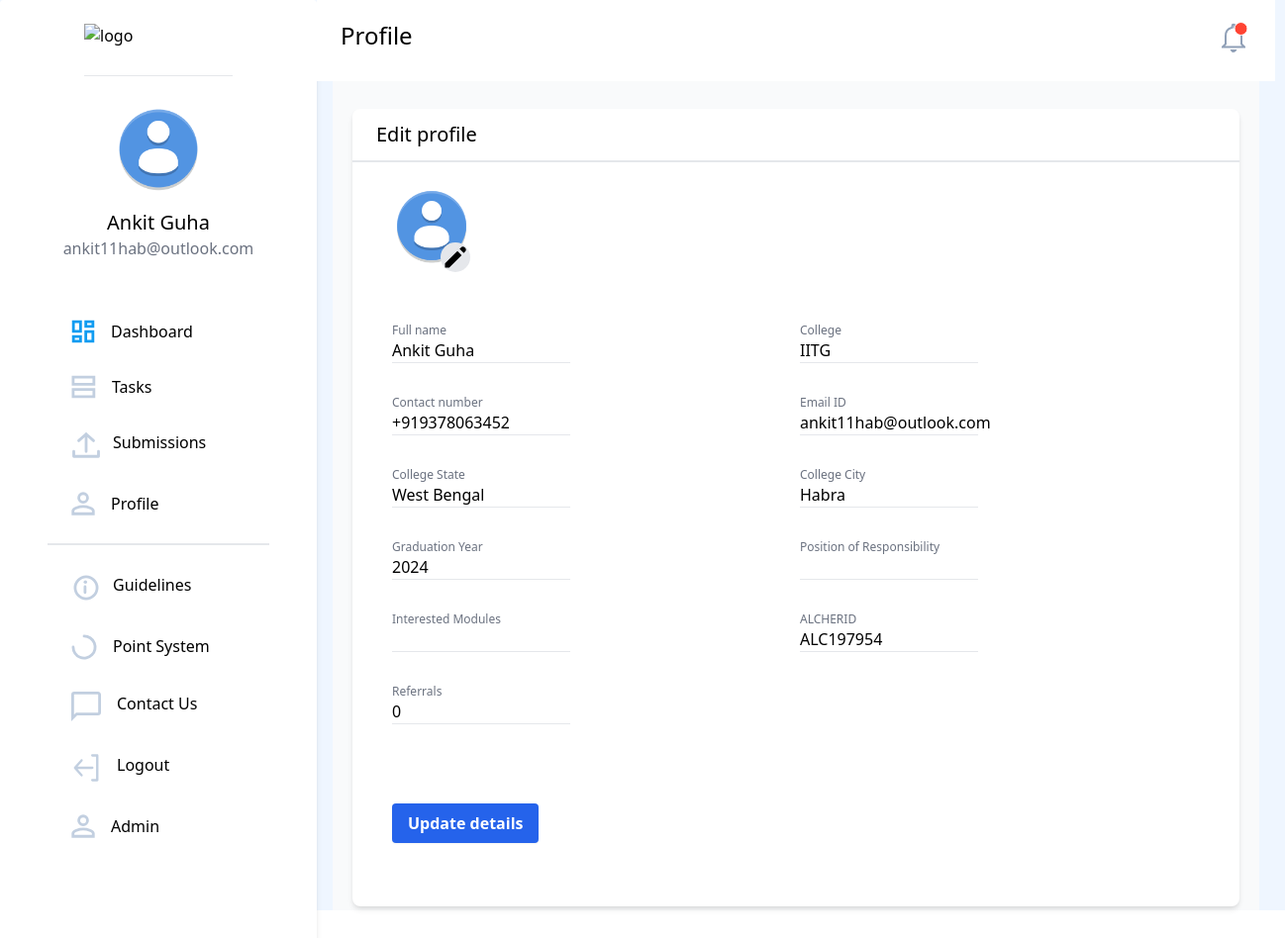
/users/profile/ (signed in), run on an earlier commit of the app's database.
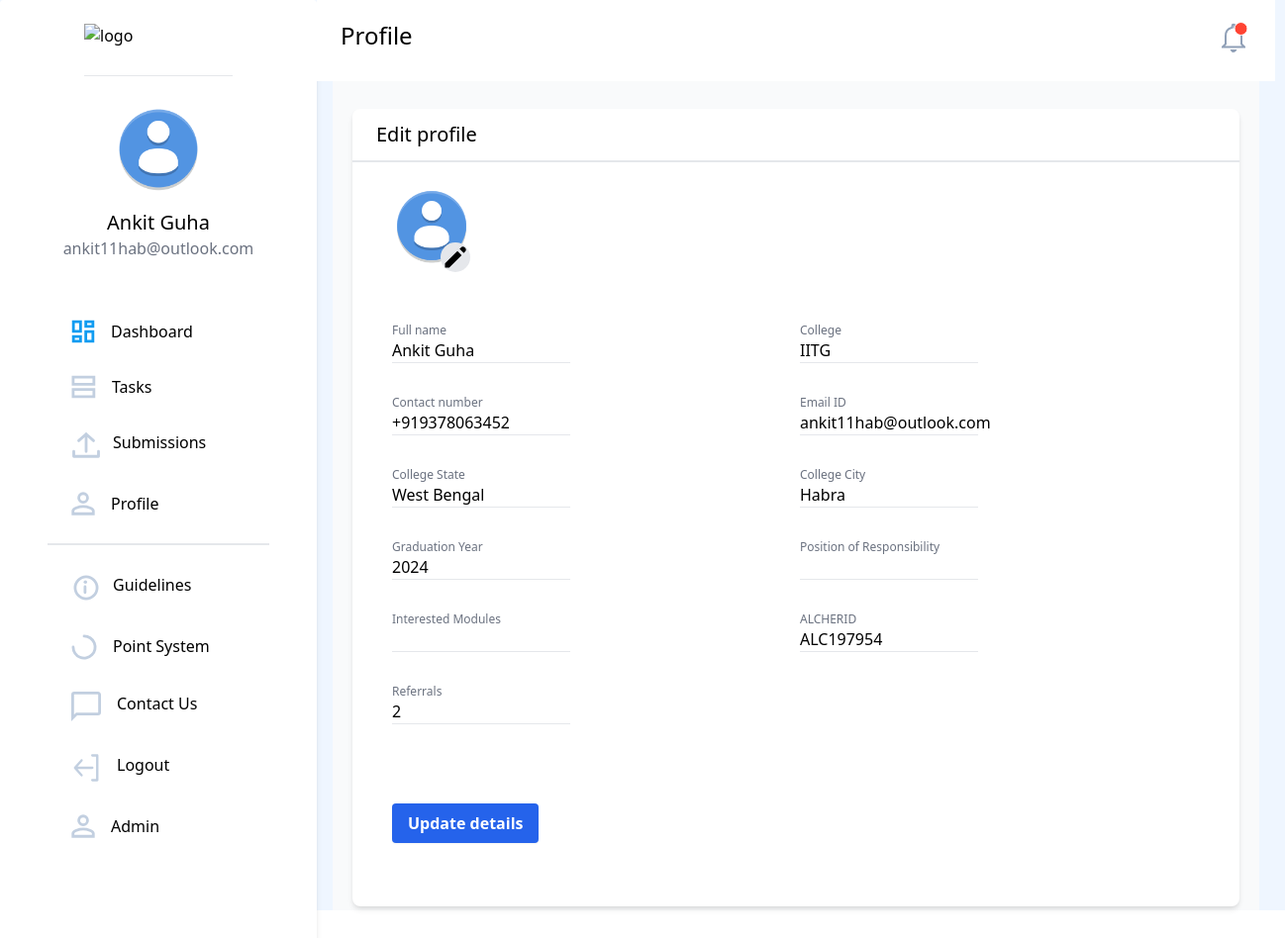
And on a later commit of the database.
### users/models.py (models this page shows, shortened)
class NewUser(AbstractBaseUser, PermissionsMixin):
    id = models.SlugField(primary_key=True, default=uuid.uuid4)
    alcherid = models.CharField(
        max_length=9, blank=True, unique=True, default=create_new_ref_number)
    img = models.ImageField(
        upload_to="image-uploads/", default='image-uploads/user.png')
    email = models.EmailField(_('email address'), unique=True)
    username = models.CharField(max_length=150, unique=False, default="user")
    firstname = models.CharField(max_length=150, blank=True)
    phone = PhoneNumberField(unique=False, blank=True)
    graduation_year = models.CharField(max_length=200, unique=False)
    college_state = models.CharField(max_length=200, unique=False)
    college_city = models.CharField(max_length=200, unique=False)
    college_name = models.CharField(max_length=200, unique=False)
    position_of_responsibility = models.CharField(
        max_length=200, unique=False, blank=True)
    interested_modules = models.CharField(
        max_length=200, unique=False, blank=True)
    referred_by = models.CharField(
        max_length=9, blank=True)
    referrals = models.IntegerField(default=0)
    date_joined = models.DateTimeField(default=timezone.now)
    provider = models.CharField(max_length=200, unique=False, default="email")
    about = models.TextField(_('about'), max_length=500, blank=True)
    is_staff = models.BooleanField(default=False)
    is_active = models.BooleanField(default=False)
    objects = CustomAccountManager()
    points = models.IntegerField(default=0)
    tasks = models.IntegerField(default=0)
    USERNAME_FIELD = 'email'
    REQUIRED_FIELDS = ['firstname']

### users/views.py (the view)
# urls.py: path('profile/', user_views.profile, name='profile'),
@login_required
def profile(request):
    if request.method == 'POST':
        u_form = UserUpdateForm(
            request.POST, request.FILES, instance=request.user)
        if u_form.is_valid():
            u_form.save()
            messages.success(request, f'Your Profile has been updated!')
            return redirect('profile')
        print(u_form.errors)
    else:
        u_form = UserUpdateForm(instance=request.user)
    return render(request, 'users/profile.html', {'heading': 'Profile', 'u_form': u_form})

### users/forms.py
class UserUpdateForm(forms.ModelForm):
    firstname = forms.CharField(label="Full Name")
    phone = PhoneNumberField(widget=forms.TextInput(
    ), label="Phone number (e.g. +12125552368)", required=False)
    img = forms.ImageField()
    class Meta:
        model = User
        fields = ['firstname', 'phone', 'graduation_year', 'college_state',
                  'college_city', 'college_name',  'position_of_responsibility', 'interested_modules', 'img']

### templates/users/profile.html (shortened to what this page needs)
{% extends '../basic.html'%}
{% block body %}
<body>
	<div class="bg-blue-50 flex">
		{% include "../navbar.html" %}
		<div class="flex">
			<div>
				{% include "users/profile_update.html" %}
			</div>
		</div>
	</div>
	</div>
</body>
{%endblock%}

### templates/navbar.html (shortened to what this page needs)
<nav class="hidden sm:block bg-white h-screen w-80 border-gray-400 rounded">
    <div class="flex flex-col justify-center bg-white w-80 border-gray-400 rounded shadow-md px-12">
        <a href="/"><img src="https://i.ibb.co/28C2v0b/image.png" class="mt-6 mx-auto pb-3 border-b" width="150px"
                height="40px" alt="logo" border="0" /></a>
        <div class="flex flex-col justify-center my-7">
        <img src="{{request.user.img.url}}" width="90px" alt="profile pic" border="0" class="mx-auto rounded-full" />
            <div class="pt-4 font-medium text-xl text-center">{{request.user.firstname}}</div>
            <div class="text-gray-500 text-base font-normal text-center">{{request.user.email}}</div>
        </div>
        <div class="elements pt-2 mt-2 mb-28 flex flex-col justify-center">
            <a href="{% url 'dashboard_page' %}"
                class="rounded-full flex flex-nowrap py-4 pl-6 w-60 hover:border-0 hover:bg-gray-100 hover:no-underline">
                <svg width="24" height="24" viewBox="0 0 24 24" fill="none" xmlns="http://www.w3.org/2000/svg">
                    <path
                        d="M9.35 11.85H2.15V2.15H9.35V11.85ZM9.35 21.85H2.15V17.15H9.35V21.85ZM21.85 21.85H14.65V12.15H21.85V21.85ZM14.65 6.85V2.15H21.85V6.85H14.65Z"
                        stroke="#109CF1" stroke-width="2.8" />
                </svg>
                <p class="pl-4 hover:no-underline">Dashboard</p>
            </a>
            <a href="{% url 'tasks' %}"
                class="rounded-full flex flex-nowrap py-4 w-60 pl-6 hover:border-0 hover:bg-gray-100 hover:no-underline">
                <svg width="25" height="24" viewBox="0 0 25 24" fill="none" xmlns="http://www.w3.org/2000/svg">
                    <path d="M1.9 9.35V2.15H22.85V9.35H1.9ZM1.9 21.85V14.65H22.85V21.85H1.9Z" stroke="#C2CFE0"
                        stroke-width="2.8" />
                </svg>
                <p class="pl-4 no-underline">Tasks</p>
            </a>
            <a href="{% url 'submissionhome' %}"
                class="rounded-full flex flex-nowrap py-4 w-60 pl-6 hover:border-0 hover:bg-gray-100 hover:no-underline">
                <p class="pl-3 no-underline">Submissions</p>
            </a>
            <a href="{% url 'profile' %}"
                class="rounded-full flex flex-nowrap py-4 w-60 pl-6 hover:border-0 hover:bg-gray-100 mb-3 hover:no-underline"
                style="cursor:pointer;">
                <p class="pl-4 no-underline">Profile</p>
            </a>
            <hr class="border bg-gray-200" />
            <a href=""
                class="rounded-full flex flex-nowrap py-4 w-60 pl-6 hover:border-0 hover:bg-gray-100 hover:no-underline mt-3">
                <p class="pl-3 no-underline">Guidelines</p>
            </a>
            <a href=""
                class="rounded-full flex flex-nowrap py-4 w-60 pl-6 hover:border-0 hover:bg-gray-100 hover:no-underline">
                <p class="pl-4 no-underline">Point System</p>
            </a>
            <a href=""
                class="rounded-full flex flex-nowrap py-4 w-60 pl-6 hover:border-0 hover:bg-gray-100 hover:no-underline">
                <p class="pl-4 no-underline">Contact Us</p>
            </a>
            <a href="{% url 'logout' %}"
                class="side rounded-full flex flex-nowrap py-4 pl-6 w-60 hover:border-0 hover:bg-gray-100 hover:no-underline">
                <p class="pl-4 no-underline">Logout</p>
            </a>
            {% if request.user.is_staff %}
            <a href="/admin"
                class="rounded-full flex flex-nowrap py-4 w-60 pl-6 hover:border-0 hover:bg-gray-100 mb-3 hover:no-underline"
                style="cursor:pointer;">
                <p class="pl-4 no-underline">Admin</p>
            </a>
            {%endif%}
        </div>
    </div>
</nav>
<div class=" mx-4">
    <nav class=" px-6 py-5 flex justify-between bg-white sm:bg-none -mx-4 mx-0">
        <a href="/" class=" font-medium text-2xl ">{{ heading }}</a>
        {%include 'navbarnotifications.html'%}
    </nav>

### templates/users/profile_update.html (shortened to what the changed rows need)
<div class=" bg-white flex bg-gray-50 ">
    <div class="mx-4 flex-grow">
        <br>
        <div class=" flex flex-wrap m-1 ">
            <div class=" bg-white max-w-4xl rounded-lg w-screen shadow-md">
                <div>
                    <br>
                    <div class="mx-10">
                        <div class="container">
                            <img src="{{request.user.img.url}}" width="80px" id="dp-set"class="justify-self-start"
                                alt="profile pic" border="0" class="mx-auto" style="border-radius:9999px;" />
                            <button class="mx-6 bg-gray-200 rounded-full border-black" onclick="dpupload()" style = "transform:translate(30px,-18px) scale(1.5,1.5)">
                                <svg xmlns="http://www.w3.org/2000/svg" class="h-5 w-5" viewBox="0 0 20 20"
                                    fill="currentColor">
                                    <path
                                        d="M13.586 3.586a2 2 0 112.828 2.828l-.793.793-2.828-2.828.793-.793zM11.379 5.793L3 14.172V17h2.828l8.38-8.379-2.83-2.828z" />
                                </svg>
                            </button>
                        </div>
                        <form method="POST" enctype="multipart/form-data" class="grid grid-cols-2 gap-2 place-content-end md:place-content-center">{% csrf_token %}
                        <br>
                            <div>
                                <div class="font-medium text-xs text-gray-500 text-left">Full name</div>
                                {{ u_form.firstname }}
                                <hr style = "width: 180px">
                            </div>
                            <div>
                                <div class="font-medium text-xs text-gray-500 text-left ">College</div>
                                {{ u_form.college_name }}
                                <hr style = "width: 180px">
                            </div>
                            <div>
                                <div class="pt-6 font-medium text-xs text-gray-500 text-left">Contact number</div>
                                {{ u_form.phone }}
                                <hr style = "width: 180px">
                            </div>
                            <div>
                                <div class="pt-6 font-medium text-xs text-gray-500 text-left">Email ID</div>
                                {{ request.user.email }}
                                <hr style = "width: 180px">
                            </div>
                            <div>
                                <div class="pt-6 font-medium text-xs text-gray-500 text-left">College State</div>
                                {{ u_form.college_state }}
                                <hr style = "width: 180px">
                            </div>
                            <div>
                                <div class="pt-6 font-medium text-xs text-gray-500 text-left">College City</div>
                                {{ u_form.college_city }}
                                <hr style = "width: 180px">
                            </div>
                            <div>
                                <div class="pt-6 font-medium text-xs text-gray-500 text-left">Graduation Year
                                </div>
                                {{ u_form.graduation_year }}
                                <hr style = "width: 180px">
                            </div>
                            <div>
                                <div class="pt-6 font-medium text-xs text-gray-500 text-left">Position of Responsibility
                                </div>
                                {{ u_form.position_of_responsibility }}
                                <hr style = "width: 180px">
                            </div>
                            <div>
                                <div class="pt-6 font-medium text-xs text-gray-500 text-left">Interested Modules
                                </div>
                                {{ u_form.interested_modules }}
                                <hr style = "width: 180px">
                            </div>
                            <div>
                                <div class="pt-6 font-medium text-xs text-gray-500 text-left">ALCHERID
                                </div>
                                {{ request.user.alcherid }}
                                <hr style = "width: 180px">
                            </div>
                            <div>
                                <div class="pt-6 font-medium text-xs text-gray-500 text-left">Referrals
                                </div>
                                {{ request.user.referrals }}
                                <hr style = "width: 180px">
                            </div>
                            <br/>
                            <ul class="errorlist" style="color:red">
                            </ul>
                            <br/>
                            <div class="py-10 submit">
                                <input type="submit"
                                    class="bg-blue-600 hover:bg-blue-700 text-white inline-block py-2 px-4 rounded shadow-sm font-semibold text-base" value="Update details" />
                            </div>
                        </form>
                        <br>
                    </div>
                </div>
            </div>

What changed in the data, as far as the page shows it:
changed NewUser "Ankit Guha": user.referrals "0" → "2"
